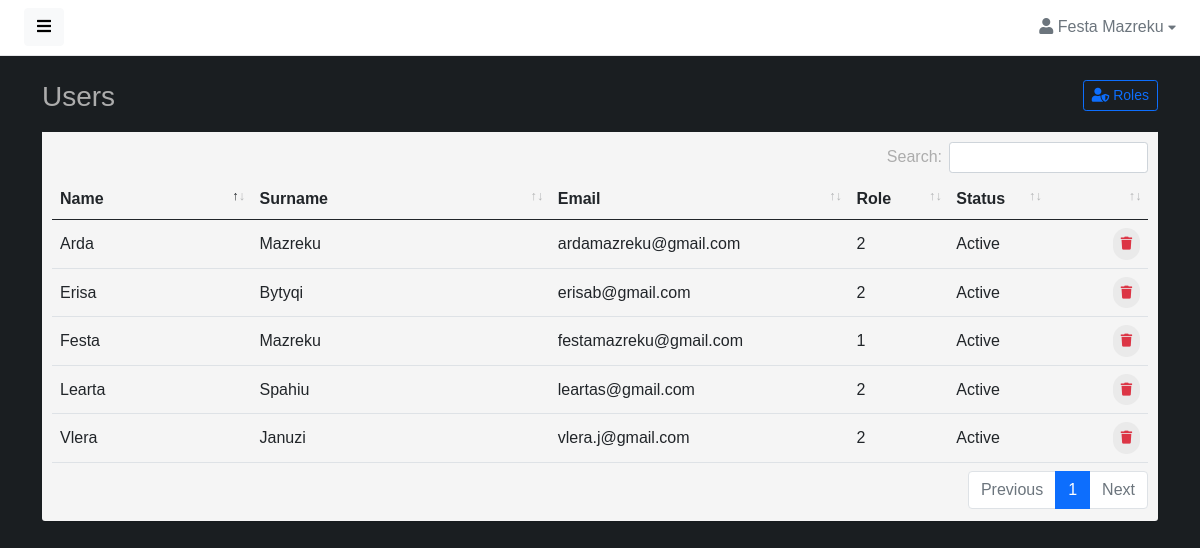
The page /admin/users.php (signed in) on the database its author committed.
### tables this page shows
CREATE TABLE IF NOT EXISTS `perdoruesi` (
  `id` int(10) NOT NULL AUTO_INCREMENT,
  `emri` varchar(30) NOT NULL,
  `mbiemri` varchar(30) NOT NULL,
  `email` varchar(30) NOT NULL,
  `password` varchar(30) NOT NULL,
  `roli` int(1) NOT NULL,
  PRIMARY KEY (`id`),
  KEY `roli` (`roli`)
);

### admin/users.php (the view, shortened to what this page needs)
<?php
if(isset($_SESSION['email']) && isset($_SESSION['roli'])) {
if($_SESSION['roli'] == 1) {
?>
<!DOCTYPE html>
<html lang="en">
<head>
    <link href="assets/vendor/fontawesome/css/fontawesome.min.css" rel="stylesheet">
    <link href="assets/vendor/fontawesome/css/solid.min.css" rel="stylesheet">
    <link href="assets/vendor/fontawesome/css/brands.min.css" rel="stylesheet">
    <link href="assets/vendor/bootstrap/css/bootstrap.min.css" rel="stylesheet">
    <link href="assets/vendor/datatables/datatables.min.css" rel="stylesheet">
    <link href="assets/css/master.css" rel="stylesheet">
</head>
<body>
    <div class="wrapper">
        <div id="body" class="active">
            <?php include 'src/components/navbarProfile.php'?>
            <div class="content">
                <div class="container">
                    <div class="page-title">
                        <h3>Users
                            <a href="roles.php" class="btn btn-sm btn-outline-primary float-end"><i class="fas fa-user-shield"></i> Roles</a>
                        </h3>
                    </div>
                    <div class="box box-primary">
                        <div class="box-body">
                            <table width="100%" class="table table-hover" id="dataTables-example">
                                <thead>
                                    <tr>
                                        <th class="col-lg-2">Name</th>
                                        <th class="col-lg-3">Surname</th>
                                        <th class="col-lg-3">Email</th>
                                        <th class="col-lg-1">Role</th>
                                        <th class="col-lg-1">Status</th>
                                        <th class="col-lg-1"></th>
                                    </tr>
                                </thead>
                                <tbody>
                                <?php
                                    require "../database/connect.php";
                                    $stmt = $connect->prepare("SELECT * FROM perdoruesi");
                                    $stmt->execute();
                                    $result = $stmt->get_result();
                                    while($row = $result->fetch_assoc()):
                                ?>
                                    <tr>
                                        <td><?= $row['emri'] ?></td>
                                        <td><?= $row['mbiemri'] ?></td>
                                        <td><?= $row['email'] ?></td>
                                        <td><?= $row['roli'] ?></td>
                                        <td>Active</td>
                                        <td class="text-end">
                                            <a href="src/validate/deleteUserDB.php?id=<?=$row['id']?>" class="btn btn-outline-danger btn-rounded"><i class="fas fa-trash"></i></a>
                                        </td>
                                    </tr>
                                <?php endwhile; ?>
                                </tbody>
                            </table>
                        </div>
                    </div>
                </div>
            </div>
        </div>
    </div>
</body>
</html>
<?php
}
    else {
        header("Location: index.php");
    }
}
else {
    header("Location: login.php");
}
?>

### admin/src/components/navbarProfile.php (shortened to what this page needs)
<?php
if(isset($_SESSION['email'])) {
$email = $_SESSION['email'];
?>
<?php
    require "../database/connect.php";
    $stmt = $connect->prepare("SELECT * FROM perdoruesi WHERE email='$email'");
    $stmt->execute();
    $result = $stmt->get_result();
    while($row = $result->fetch_assoc()):
?>
<nav class="navbar navbar-expand-lg navbar-white bg-white">
    <button type="button" id="sidebarCollapse" class="btn btn-light">
        <i class="fas fa-bars"></i><span></span>
    </button>
    <div class="collapse navbar-collapse" id="navbarSupportedContent">
        <ul class="nav navbar-nav ms-auto">
            <li class="nav-item dropdown">
                <div class="nav-dropdown">
                    <a href="#" id="nav2" class="nav-item nav-link dropdown-toggle text-secondary" data-bs-toggle="dropdown" aria-expanded="false">
                        <i class="fas fa-user"></i> <span><?= $row['emri'] ?> <?= $row['mbiemri'] ?></span> <i style="font-size: .8em;" class="fas fa-caret-down"></i>
                    </a>
                </div>
            </li>
        </ul>
    </div>
</nav>
<?php endwhile; ?>
<?php
}
else {
    echo'<script> location.replace("login.php"); </script>';
}
?>

### admin/assets/css/master.css (style rules this page uses)
body, h1, .h1, h2, .h2, h3, .h3, h4, .h4, h5, .h5, h6, .h6, p, a, td { -moz-osx-font-smoothing: grayscale; -webkit-font-smoothing: antialiased; }
body { width: 100%; height: 100%; background: #1a1e21; font-family: 'Nueva Std', sans-serif; font-size: 1rem; color: #acacac; }
.wrapper { display: flex; width: 100%; align-items: stretch; overflow-x: hidden }
#body { width: 100%; padding: 0; min-height: 100vh; transition: all 0.3s; }
#body>.navbar { padding: 0 1.5rem; min-height: 54px; box-shadow: none; border-bottom: 1px solid rgba(101, 109, 119, .16); }
#body>.content { position: relative; padding: .5rem; }
#body .content .page-title h3 { margin: 1rem 0; }
.page-title { margin: 0; font-size: 1.5rem; line-height: 1.5555556; }
.box { position: relative; border-radius: 3px; background: #f5f5f5; border-top: 3px solid #d2d6de; margin-bottom: 20px; width: 100%; box-shadow: 0 1px 1px rgba(0, 0, 0, 0.1); }
.box-body { border-top-left-radius: 15px; border-top-right-radius: 15px; border-bottom-right-radius: 15px; border-bottom-left-radius: 15px; padding: 10px; }
.box-primary { border-top-color: #1a1e21; }
.btn-rounded { border-radius: 10em; padding: 6px 8px; font-size: small; text-transform: none; text-shadow: none !important; background: #eaeaea; border-color: transparent; border: none; }
a, a:hover, a:focus { color: inherit; text-decoration: none; transition: all 0.3s; }
.table td, .table th { vertical-align: middle; }
table.dataTable thead .sorting:before, table.dataTable thead .sorting:after, table.dataTable thead .sorting_asc:before, table.dataTable thead .sorting_asc:after, table.dataTable thead .sorting_desc:before, table.dataTable thead .sorting_desc:after, table.dataTable thead .sorting_asc_disabled:before, table.dataTable thead .sorting_asc_disabled:after, table.dataTable thead .sorting_desc_disabled:before, table.dataTable thead .sorting_desc_disabled:after { font-size: .8rem; bottom: .9rem; }
@media (min-width: 200px) { .navbar-expand-lg .navbar-collapse { display: -ms-flexbox !important; display: flex !important; -ms-flex-preferred-size: auto; flex-basis: auto; } }
@media (min-width: 200px) { .navbar-expand-lg .navbar-nav { -ms-flex-direction: row; flex-direction: row; } }

### admin/assets/components/navbar/navbar-dropdowns.css (style rules this page uses)
.nav-dropdown .nav-link { color: #B2EBF2; line-height: 1.42857; padding: 1rem 0 1rem 1rem !important; }
.nav-dropdown .nav-link::after { display: none; }

### rows shown on the page
perdoruesi: emri "Festa", mbiemri "Mazreku", email "festamazreku@gmail.com", roli "1"
perdoruesi: emri "Vlera", mbiemri "Januzi", email "vlera.j@gmail.com", roli "2"
perdoruesi: emri "Erisa", mbiemri "Bytyqi", email "erisab@gmail.com", roli "2"
perdoruesi: emri "Arda", mbiemri "Mazreku", email "ardamazreku@gmail.com", roli "2"
perdoruesi: emri "Learta", mbiemri "Spahiu", email "leartas@gmail.com", roli "2"
